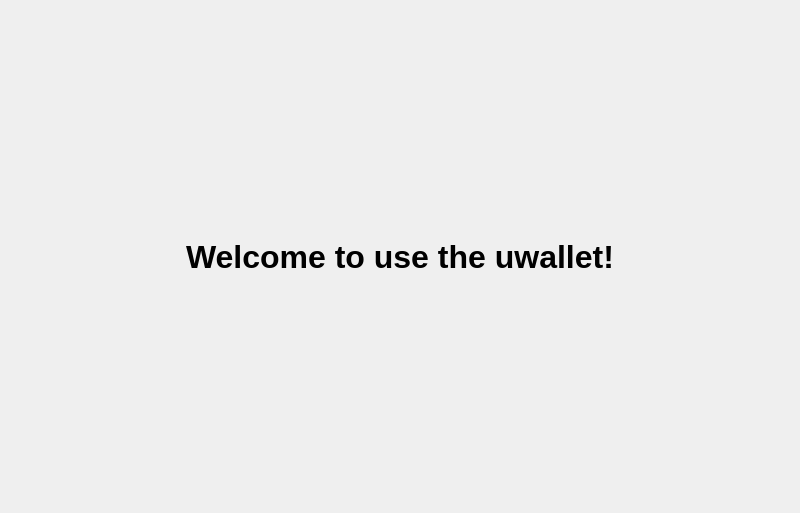
<?xml version="1.0" encoding="UTF-8"?>
<ui version="4.0">
 <class>contentWD</class>
 <widget class="QWidget" name="contentWD">
  <property name="geometry">
   <rect>
    <x>0</x>
    <y>0</y>
    <width>800</width>
    <height>513</height>
   </rect>
  </property>
  <property name="windowTitle">
   <string>Form</string>
  </property>
  <layout class="QHBoxLayout" name="horizontalLayout">
   <property name="spacing">
    <number>0</number>
   </property>
   <property name="margin">
    <number>2</number>
   </property>
   <item>
    <widget class="QStackedWidget" name="stackedWidget">
     <property name="currentIndex">
      <number>0</number>
     </property>
     <widget class="QWidget" name="skw_index">
      <layout class="QGridLayout" name="gridLayout">
       <item row="1" column="0">
        <spacer name="horizontalSpacer">
         <property name="orientation">
          <enum>Qt::Horizontal</enum>
         </property>
         <property name="sizeHint" stdset="0">
          <size>
           <width>153</width>
           <height>20</height>
          </size>
         </property>
        </spacer>
       </item>
       <item row="1" column="1" colspan="2">
        <widget class="QLabel" name="label">
         <property name="font">
          <font>
           <pointsize>24</pointsize>
           <weight>75</weight>
           <bold>true</bold>
          </font>
         </property>
         <property name="text">
          <string>Welcome to use the uwallet!</string>
         </property>
        </widget>
       </item>
       <item row="1" column="3">
        <spacer name="horizontalSpacer_2">
         <property name="orientation">
          <enum>Qt::Horizontal</enum>
         </property>
         <property name="sizeHint" stdset="0">
          <size>
           <width>152</width>
           <height>20</height>
          </size>
         </property>
        </spacer>
       </item>
       <item row="2" column="1">
        <spacer name="verticalSpacer_2">
         <property name="orientation">
          <enum>Qt::Vertical</enum>
         </property>
         <property name="sizeHint" stdset="0">
          <size>
           <width>20</width>
           <height>220</height>
          </size>
         </property>
        </spacer>
       </item>
       <item row="0" column="1">
        <spacer name="verticalSpacer">
         <property name="orientation">
          <enum>Qt::Vertical</enum>
         </property>
         <property name="sizeHint" stdset="0">
          <size>
           <width>20</width>
           <height>227</height>
          </size>
         </property>
        </spacer>
       </item>
      </layout>
     </widget>
     <widget class="QWidget" name="skw_history">
      <layout class="QVBoxLayout" name="verticalLayout_3">
       <property name="spacing">
        <number>0</number>
       </property>
       <property name="margin">
        <number>0</number>
       </property>
       <item>
        <widget class="QTreeWidget" name="twd_history">
         <property name="styleSheet">
          <string notr="true"/>
         </property>
         <property name="alternatingRowColors">
          <bool>true</bool>
         </property>
         <property name="sortingEnabled">
          <bool>true</bool>
         </property>
         <column>
          <property name="text">
           <string>Date</string>
          </property>
         </column>
         <column>
          <property name="text">
           <string>Amount</string>
          </property>
         </column>
         <column>
          <property name="text">
           <string>Fee</string>
          </property>
         </column>
        </widget>
       </item>
       <item>
        <layout class="QHBoxLayout" name="horizontalLayout_2">
         <item>
          <widget class="QLabel" name="label_3">
           <property name="text">
            <string>update:  </string>
           </property>
          </widget>
         </item>
         <item>
          <widget class="QLabel" name="lbl_history_updatetime">
           <property name="minimumSize">
            <size>
             <width>0</width>
             <height>20</height>
            </size>
           </property>
           <property name="maximumSize">
            <size>
             <width>16777215</width>
             <height>20</height>
            </size>
           </property>
           <property name="text">
            <string/>
           </property>
          </widget>
         </item>
         <item>
          <spacer name="horizontalSpacer_7">
           <property name="orientation">
            <enum>Qt::Horizontal</enum>
           </property>
           <property name="sizeHint" stdset="0">
            <size>
             <width>40</width>
             <height>20</height>
            </size>
           </property>
          </spacer>
         </item>
        </layout>
       </item>
      </layout>
     </widget>
     <widget class="QWidget" name="skw_send">
      <layout class="QVBoxLayout" name="verticalLayout">
       <property name="spacing">
        <number>15</number>
       </property>
       <property name="margin">
        <number>15</number>
       </property>
       <item>
        <layout class="QGridLayout" name="gridLayout_2">
         <property name="verticalSpacing">
          <number>15</number>
         </property>
         <item row="0" column="0">
          <widget class="QLabel" name="lbl_payto">
           <property name="minimumSize">
            <size>
             <width>100</width>
             <height>0</height>
            </size>
           </property>
           <property name="maximumSize">
            <size>
             <width>100</width>
             <height>16777215</height>
            </size>
           </property>
           <property name="text">
            <string>Pay to</string>
           </property>
          </widget>
         </item>
         <item row="0" column="2">
          <widget class="QLineEdit" name="led_send_payto"/>
         </item>
         <item row="1" column="0">
          <widget class="QLabel" name="lbl_amount">
           <property name="minimumSize">
            <size>
             <width>100</width>
             <height>0</height>
            </size>
           </property>
           <property name="maximumSize">
            <size>
             <width>100</width>
             <height>16777215</height>
            </size>
           </property>
           <property name="text">
            <string>Amount</string>
           </property>
          </widget>
         </item>
         <item row="2" column="2">
          <layout class="QHBoxLayout" name="horizontalLayout_5"/>
         </item>
         <item row="1" column="2">
          <layout class="QHBoxLayout" name="horizontalLayout_6">
           <property name="spacing">
            <number>20</number>
           </property>
           <item>
            <widget class="QLineEdit" name="led_send_amount">
             <property name="minimumSize">
              <size>
               <width>200</width>
               <height>0</height>
              </size>
             </property>
             <property name="maximumSize">
              <size>
               <width>200</width>
               <height>16777215</height>
              </size>
             </property>
            </widget>
           </item>
           <item>
            <widget class="QPushButton" name="btn_max_amount">
             <property name="minimumSize">
              <size>
               <width>100</width>
               <height>0</height>
              </size>
             </property>
             <property name="maximumSize">
              <size>
               <width>100</width>
               <height>16777215</height>
              </size>
             </property>
             <property name="text">
              <string>Max</string>
             </property>
            </widget>
           </item>
           <item>
            <spacer name="horizontalSpacer_5">
             <property name="orientation">
              <enum>Qt::Horizontal</enum>
             </property>
             <property name="sizeHint" stdset="0">
              <size>
               <width>40</width>
               <height>20</height>
              </size>
             </property>
            </spacer>
           </item>
          </layout>
         </item>
        </layout>
       </item>
       <item>
        <layout class="QGridLayout" name="gridLayout_3">
         <property name="horizontalSpacing">
          <number>12</number>
         </property>
         <property name="verticalSpacing">
          <number>15</number>
         </property>
         <property name="bottomMargin">
          <number>0</number>
         </property>
         <item row="0" column="0">
          <widget class="QLabel" name="lbl_password">
           <property name="minimumSize">
            <size>
             <width>100</width>
             <height>0</height>
            </size>
           </property>
           <property name="maximumSize">
            <size>
             <width>100</width>
             <height>16777215</height>
            </size>
           </property>
           <property name="text">
            <string>password</string>
           </property>
          </widget>
         </item>
         <item row="0" column="1">
          <widget class="QLineEdit" name="led_send_password">
           <property name="echoMode">
            <enum>QLineEdit::Password</enum>
           </property>
           <property name="placeholderText">
            <string>Enter your wallet password</string>
           </property>
          </widget>
         </item>
         <item row="0" column="3">
          <spacer name="horizontalSpacer_3">
           <property name="orientation">
            <enum>Qt::Horizontal</enum>
           </property>
           <property name="sizeHint" stdset="0">
            <size>
             <width>40</width>
             <height>20</height>
            </size>
           </property>
          </spacer>
         </item>
        </layout>
       </item>
       <item>
        <layout class="QHBoxLayout" name="horizontalLayout_7">
         <property name="leftMargin">
          <number>0</number>
         </property>
         <item>
          <widget class="QLabel" name="lbl_result">
           <property name="minimumSize">
            <size>
             <width>0</width>
             <height>40</height>
            </size>
           </property>
           <property name="maximumSize">
            <size>
             <width>16777215</width>
             <height>40</height>
            </size>
           </property>
           <property name="font">
            <font>
             <pointsize>11</pointsize>
            </font>
           </property>
           <property name="styleSheet">
            <string notr="true"/>
           </property>
           <property name="text">
            <string/>
           </property>
           <property name="alignment">
            <set>Qt::AlignCenter</set>
           </property>
          </widget>
         </item>
        </layout>
       </item>
       <item>
        <layout class="QHBoxLayout" name="horizontalLayout_3">
         <property name="spacing">
          <number>15</number>
         </property>
         <property name="leftMargin">
          <number>180</number>
         </property>
         <property name="topMargin">
          <number>0</number>
         </property>
         <property name="bottomMargin">
          <number>20</number>
         </property>
         <item>
          <widget class="QPushButton" name="btn_clear">
           <property name="minimumSize">
            <size>
             <width>106</width>
             <height>0</height>
            </size>
           </property>
           <property name="maximumSize">
            <size>
             <width>106</width>
             <height>16777215</height>
            </size>
           </property>
           <property name="text">
            <string>Clear</string>
           </property>
          </widget>
         </item>
         <item>
          <widget class="QPushButton" name="btn_preview">
           <property name="minimumSize">
            <size>
             <width>106</width>
             <height>0</height>
            </size>
           </property>
           <property name="maximumSize">
            <size>
             <width>106</width>
             <height>16777215</height>
            </size>
           </property>
           <property name="text">
            <string>Preview</string>
           </property>
          </widget>
         </item>
         <item>
          <widget class="QPushButton" name="btn_send">
           <property name="minimumSize">
            <size>
             <width>106</width>
             <height>0</height>
            </size>
           </property>
           <property name="maximumSize">
            <size>
             <width>106</width>
             <height>16777215</height>
            </size>
           </property>
           <property name="text">
            <string>Send</string>
           </property>
           <property name="default">
            <bool>true</bool>
           </property>
          </widget>
         </item>
         <item>
          <spacer name="horizontalSpacer_4">
           <property name="orientation">
            <enum>Qt::Horizontal</enum>
           </property>
           <property name="sizeHint" stdset="0">
            <size>
             <width>40</width>
             <height>20</height>
            </size>
           </property>
          </spacer>
         </item>
        </layout>
       </item>
       <item>
        <spacer name="verticalSpacer_3">
         <property name="orientation">
          <enum>Qt::Vertical</enum>
         </property>
         <property name="sizeHint" stdset="0">
          <size>
           <width>20</width>
           <height>40</height>
          </size>
         </property>
        </spacer>
       </item>
      </layout>
     </widget>
     <widget class="QWidget" name="skw_receive">
      <layout class="QVBoxLayout" name="verticalLayout_4">
       <item>
        <layout class="QHBoxLayout" name="horizontalLayout_receive">
         <property name="leftMargin">
          <number>20</number>
         </property>
         <property name="topMargin">
          <number>20</number>
         </property>
         <property name="rightMargin">
          <number>50</number>
         </property>
         <item>
          <widget class="QLabel" name="label_4">
           <property name="text">
            <string>Receiving address: </string>
           </property>
          </widget>
         </item>
         <item>
          <widget class="QLineEdit" name="led_receiving_address">
           <property name="minimumSize">
            <size>
             <width>350</width>
             <height>0</height>
            </size>
           </property>
           <property name="readOnly">
            <bool>true</bool>
           </property>
          </widget>
         </item>
         <item>
          <spacer name="horizontalSpacer_8">
           <property name="orientation">
            <enum>Qt::Horizontal</enum>
           </property>
           <property name="sizeHint" stdset="0">
            <size>
             <width>40</width>
             <height>20</height>
            </size>
           </property>
          </spacer>
         </item>
        </layout>
       </item>
       <item>
        <spacer name="verticalSpacer_4">
         <property name="orientation">
          <enum>Qt::Vertical</enum>
         </property>
         <property name="sizeHint" stdset="0">
          <size>
           <width>20</width>
           <height>40</height>
          </size>
         </property>
        </spacer>
       </item>
      </layout>
     </widget>
     <widget class="QWidget" name="skw_addresses">
      <property name="styleSheet">
       <string notr="true">border:0px;</string>
      </property>
      <layout class="QVBoxLayout" name="verticalLayout_2">
       <property name="spacing">
        <number>0</number>
       </property>
       <property name="leftMargin">
        <number>0</number>
       </property>
       <property name="topMargin">
        <number>0</number>
       </property>
       <property name="rightMargin">
        <number>0</number>
       </property>
       <property name="bottomMargin">
        <number>20</number>
       </property>
       <item>
        <layout class="QHBoxLayout" name="horizontalLayout_8">
         <property name="spacing">
          <number>10</number>
         </property>
         <property name="leftMargin">
          <number>10</number>
         </property>
         <property name="topMargin">
          <number>2</number>
         </property>
         <property name="rightMargin">
          <number>10</number>
         </property>
         <property name="bottomMargin">
          <number>2</number>
         </property>
         <item>
          <widget class="QLabel" name="lbl_filter">
           <property name="text">
            <string>Filter : </string>
           </property>
          </widget>
         </item>
         <item>
          <widget class="QComboBox" name="cmb_receiving_change">
           <item>
            <property name="text">
             <string>Receiving</string>
            </property>
           </item>
           <item>
            <property name="text">
             <string>Change</string>
            </property>
           </item>
          </widget>
         </item>
         <item>
          <widget class="QComboBox" name="cmb_all">
           <item>
            <property name="text">
             <string>All</string>
            </property>
           </item>
           <item>
            <property name="text">
             <string>Unused</string>
            </property>
           </item>
           <item>
            <property name="text">
             <string>Funded</string>
            </property>
           </item>
           <item>
            <property name="text">
             <string>Frozen</string>
            </property>
           </item>
          </widget>
         </item>
         <item>
          <spacer name="horizontalSpacer_6">
           <property name="orientation">
            <enum>Qt::Horizontal</enum>
           </property>
           <property name="sizeHint" stdset="0">
            <size>
             <width>40</width>
             <height>20</height>
            </size>
           </property>
          </spacer>
         </item>
         <item>
          <widget class="QLabel" name="label_2">
           <property name="text">
            <string>update: </string>
           </property>
          </widget>
         </item>
         <item>
          <widget class="QLabel" name="lbl_address_updatetime">
           <property name="text">
            <string/>
           </property>
          </widget>
         </item>
        </layout>
       </item>
       <item>
        <widget class="QTreeWidget" name="twd_addresses">
         <property name="font">
          <font>
           <weight>50</weight>
           <bold>false</bold>
          </font>
         </property>
         <property name="alternatingRowColors">
          <bool>true</bool>
         </property>
         <property name="sortingEnabled">
          <bool>true</bool>
         </property>
         <column>
          <property name="text">
           <string>Address</string>
          </property>
         </column>
         <column>
          <property name="text">
           <string>Balance</string>
          </property>
         </column>
        </widget>
       </item>
      </layout>
     </widget>
    </widget>
   </item>
  </layout>
 </widget>
 <resources/>
 <connections/>
</ui>
